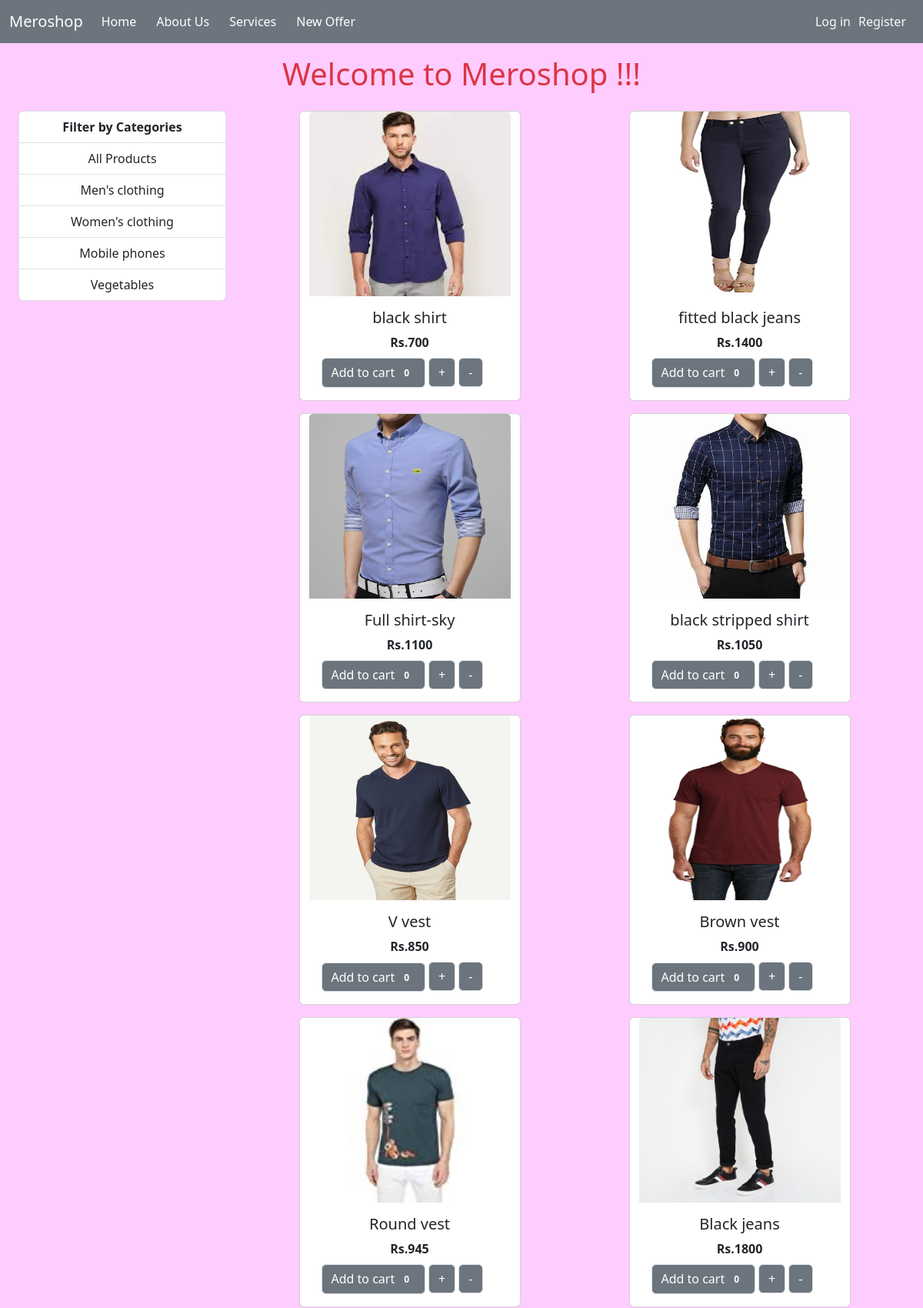
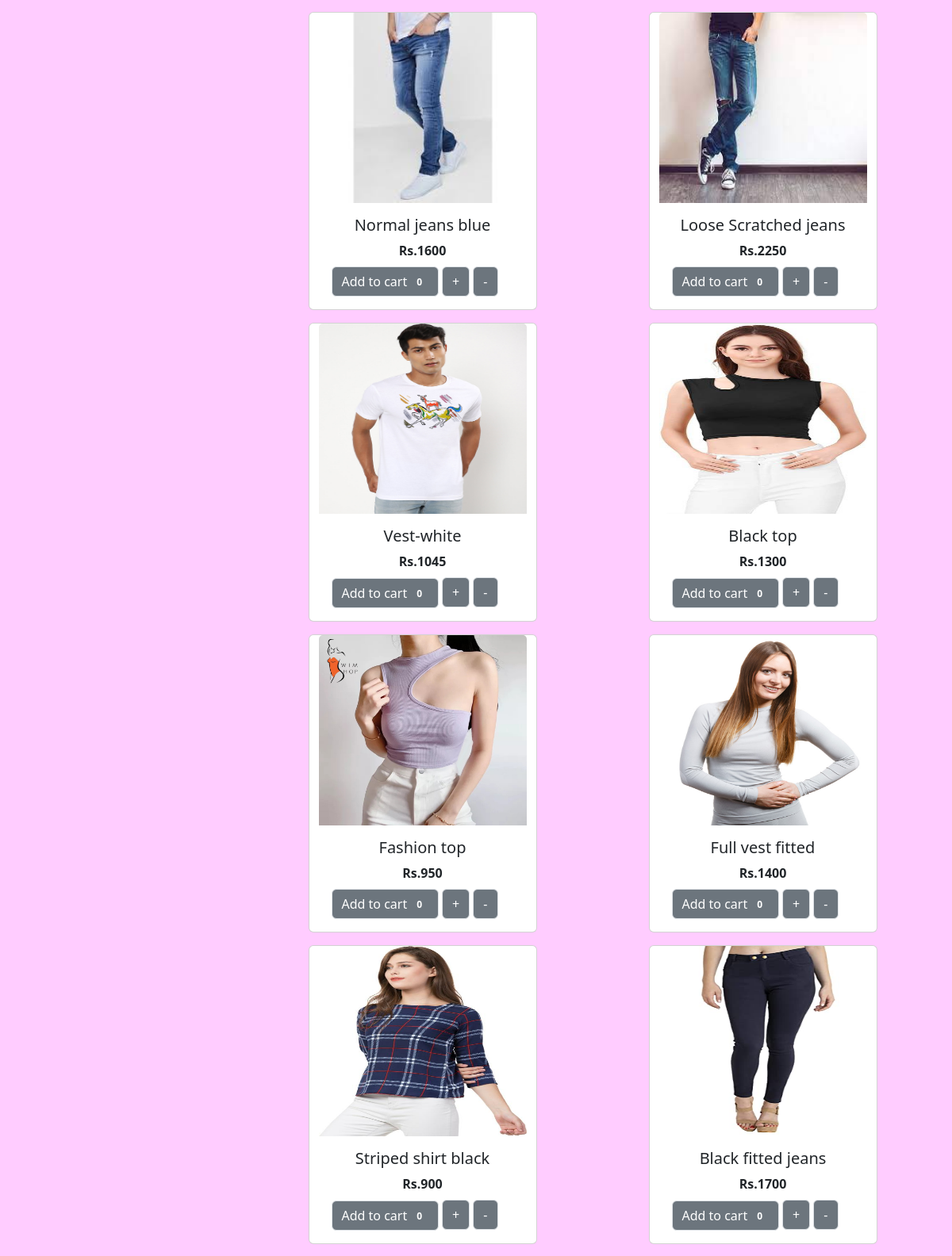
The page / (upper part) on the database its author committed (2 pictures, top to bottom).
### store/models/category.py (models this page shows, shortened)
class Category(models.Model):
    name = models.CharField(max_length=100)
    @staticmethod
    def collect_categories():
        return Category.objects.all()

### store/models/product.py (models this page shows, shortened)
class Product(models.Model):
    name = models.CharField(max_length=70)
    price = models.IntegerField(default=0)
    category = models.ForeignKey(Category, on_delete=models.CASCADE, default=1)
    description = models.CharField(max_length=200, default='', null=True, blank=True)
    image = models.ImageField(upload_to='product_image/')
    @staticmethod
    def get_all_products():
        return Product.objects.all()

### store/views.py (the view)
# urls.py: path('', index, name = 'index'),
def index(request):
    products = None
    categories = Category.collect_categories()
    category_id = request.GET.get('category')
    if category_id:
        products = Product.get_all_products_by_categoris_id(category_id)
    else:
           products = Product.get_all_products()
    return render(request, 'index.html', {'products': products, 'categories':categories})

### store/templates/index.html
{% extends 'base.html' %}
{% block content %}
<div class="container-fluid mt-3">
  <div class="row">
    <div class="col-lg-3">
      <div class="list-group mx-auto text-center">
        <a href="#" class="list-group-item list-group-item-action"><strong>Filter by Categories</strong></a>
        <a href="/" class="list-group-item list-group-item-action">All Products</a>
        {% for category in categories %}
        <a href="/?category= {{category.id}}" class="list-group-item list-group-item-action">{{category.name}}</a>
        {% endfor %}
      </div>
    </div>
    <div class="col-lg-9">
      <div class="row mx-auto" >
        {% for product in products %}
      <div class="card mx-auto mb-3"  style="width: 18rem; display: block;">
      <img src="{{product.image.url}}" class="card-img-top" alt="...">
      <div class="card-body">
      <h5 class="card-title text-center">{{product.name}}</h5>
      <p class="card-title text-center"><strong>Rs.{{product.price}}</strong></p>
      <small><a href="#" class="btn btn-secondary border">Add to cart <span class="badge badge-danger">0</span></a></small>
      <a href="#" class="btn btn-secondary border mx-auto">+</a>
      <a href="#" class="btn btn-secondary border ">-</a>
      </div>
      </div>
      {% endfor %}
      </div>
    </div>
  </div>
  </div>
{% endblock %}

### store/templates/base.html (shortened to what this page needs)
{% load static %}
<!doctype html>
<html lang="en">
<head>
    <link href="https://cdn.jsdelivr.net/npm/bootstrap@5.3.0-alpha1/dist/css/bootstrap.min.css" rel="stylesheet"
>
    <link rel="stylesheet" href="{% static '/css/bootstrap.css' %}">
    <link rel="stylesheet" href="{% static '/css/style.css' %}">
</head>
<body>
<div class="container-fluid">
    <div class="row">
        <nav class="navbar navbar-expand-lg navbar-light text-light bg-secondary">
            <div class="container-fluid">
              <a class="navbar-brand text-white" href="#">Meroshop</a>
              <div class="collapse navbar-collapse" id="navbarSupportedContent">
                <ul class="navbar-nav me-auto mb-2 mb-lg-0">
                  <li class="nav-item">
                    <a class="nav-link text-white" aria-current="page" href="#">Home</a>
                  </li>
                  <li class="nav-item">
                    <a class="nav-link text-white" href="#">About Us</a>
                  </li>
                  <li class="nav-item">
                    <a class="nav-link text-white" href="#">Services</a>
                  </li>
                  <li class="nav-item">
                    <a class="nav-link text-white" href="#">New Offer</a>
                  </li>
                </ul>
                <div class="d-flex">
                    <li class="nav-item">
                        <a class="nav-link" href="#">Log in</a>
                      </li>
                      <li class="nav-item">
                        <a class="nav-link" href="/register">Register</a>
                      </li>
                </div>
                </div>
            </div>
        </nav>
        <div class="col-sm-12">
            <h1 class="text-center text-danger mt-3">Welcome to Meroshop !!!</h1>
        </div>
    </div>
    {% block content %}
    {% endblock %}
</div>
</body>
</html>

### store/static/css/style.css (style rules this page uses)
body { background-color: #ffccff; }
.card-img-top { width: 100%; height: 20vw; }
#nav-link,li { list-style-type: none; padding-right: 10px; }

### rows shown on the page
Category: name "Men's clothing"
Category: name "Women's clothing"
Category: name "Mobile phones"
Category: name "Vegetables"
Product: image (picture), name "black shirt", price "700"
Product: image (picture), name "fitted black jeans", price "1400"
Product: image (picture), name "Full shirt-sky", price "1100"
Product: image (picture), name "black stripped shirt", price "1050"
Product: image (picture), name "V vest", price "850"
Product: image (picture), name "Brown vest", price "900"
Product: image (picture), name "Round vest", price "945"
Product: image (picture), name "Black jeans", price "1800"
Product: image (picture), name "Normal jeans blue", price "1600"
Product: image (picture), name "Loose Scratched jeans", price "2250"
Product: image (picture), name "Vest-white", price "1045"
Product: image (picture), name "Black top", price "1300"
Product: image (picture), name "Fashion top", price "950"
Product: image (picture), name "Full vest fitted", price "1400"
Product: image (picture), name "Striped shirt black", price "900"
Product: image (picture), name "Black fitted jeans", price "1700"
